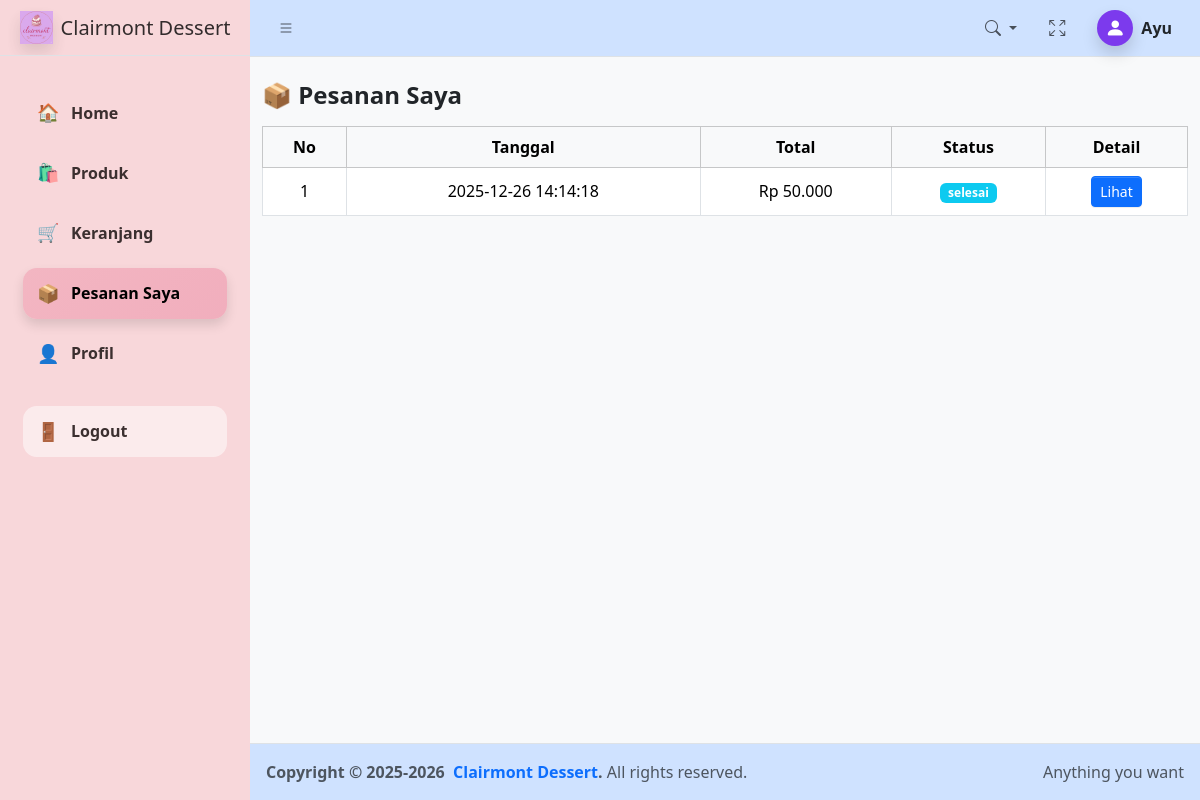
Page /dashboard_customer.php?menu=pesanan (signed in) on the committed database.
### tables this page shows
CREATE TABLE `tb_transaksi` (
  `id_transaksi` int(11) NOT NULL,
  `kode_transaksi` varchar(30) DEFAULT NULL,
  `id_customer` int(11) NOT NULL,
  `tanggal_transaksi` timestamp NOT NULL DEFAULT current_timestamp(),
  `total_harga` int(11) NOT NULL,
  `metode_pembayaran` enum('COD','Transfer') NOT NULL,
  `status_transaksi` enum('pending','proses','selesai','batal') NOT NULL DEFAULT 'pending',
  `bukti_transfer` varchar(100) DEFAULT NULL
);

### form/barang/pesanan.php (the view)
<?php
include "koneksi2.php";
$id_user = $_SESSION['id_user'];
$qCust = mysqli_query($koneksi, "SELECT id_customer FROM tb_customer WHERE id_user='$id_user'");
$cust  = mysqli_fetch_assoc($qCust);
$id_customer = $cust['id_customer'];
$q = mysqli_query(
    $koneksi,
    "SELECT *
     FROM tb_transaksi
     WHERE id_customer = '$id_customer'
     ORDER BY tanggal_transaksi DESC"
);
?>
<div class="container mt-4">
    <h4 class="fw-bold mb-3">📦 Pesanan Saya</h4>
    <?php if (mysqli_num_rows($q) == 0) : ?>
        <div class="alert alert-info">
            Belum ada pesanan
        </div>
    <?php else : ?>
        <table class="table table-bordered table-hover align-middle">
            <thead class="table-light text-center">
                <tr>
                    <th>No</th>
                    <th>Tanggal</th>
                    <th>Total</th>
                    <th>Status</th>
                    <th>Detail</th>
                </tr>
            </thead>
            <tbody>
                <?php $no = 1; ?>
                <?php while ($t = mysqli_fetch_assoc($q)) : ?>
                    <tr class="text-center">
                        <td><?= $no++; ?></td>
                        <td><?= $t['tanggal_transaksi']; ?></td>
                        <td>
                            Rp <?= number_format($t['total_harga'], 0, ',', '.'); ?>
                        </td>
                        <td>
                            <span class="badge bg-info">
                            <?= $t['status_transaksi']; ?>
                            </span>
                        </td>
                        <td>
                            <a href="dashboard_customer.php?menu=pesanan_detail&id=<?= $t['id_transaksi']; ?>"
                               class="btn btn-sm btn-primary">
                                Lihat
                            </a>
                        </td>
                    </tr>
                <?php endwhile; ?>
            </tbody>
        </table>
    <?php endif; ?>
</div>

### rows in the picture
tb_transaksi: tanggal_transaksi "2025-12-26 14:14:18", total_harga "50.000", status_transaksi "selesai"

### other values in the picture
str_replace('@',' ', explode('@', $_SESSION['email'])[0]) "Ayu"
